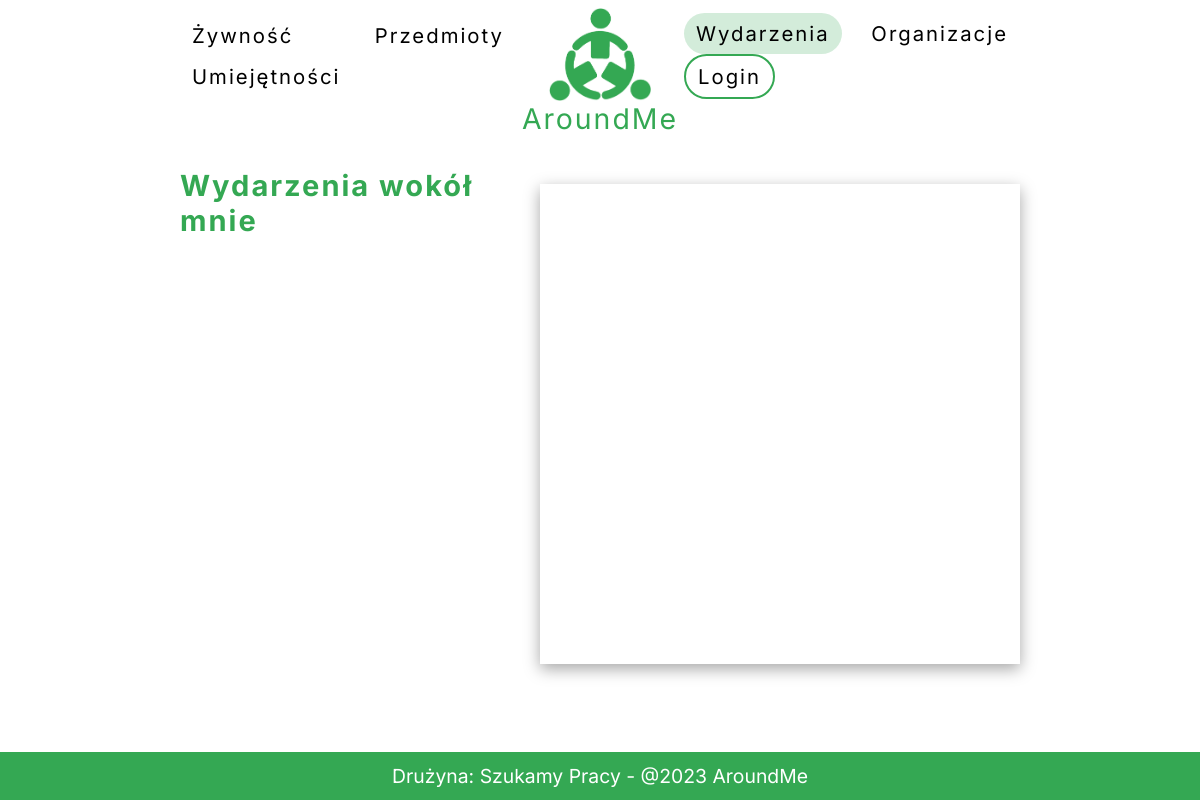
Page /events/ on the earlier database version.
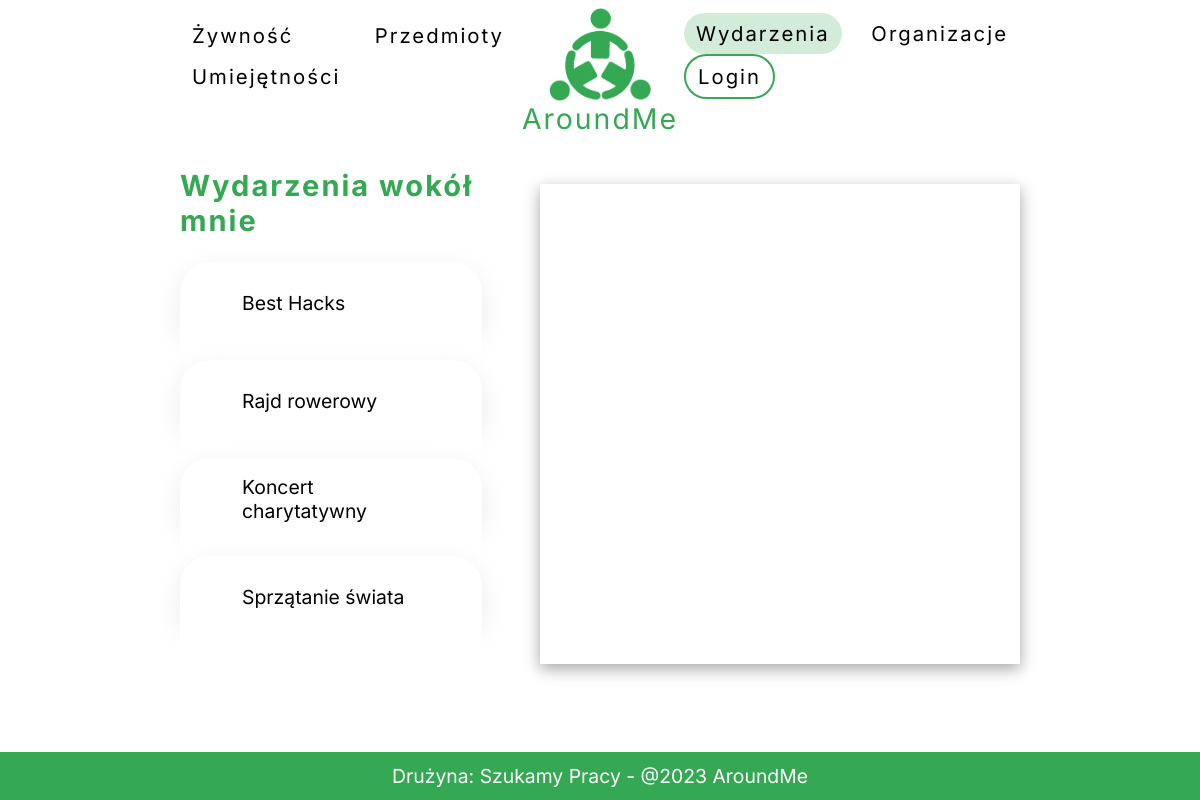
Same page on the later database version.
### backend/models.py (models this page shows)
class Event(models.Model):
    event_id = models.BigAutoField(primary_key=True)
    creator_id = models.ManyToManyField(Organization, blank=True)
    event_name = models.CharField(max_length=100, blank=True)
    event_description = models.CharField(max_length=500, blank=True)
    event_date = models.DateTimeField()
    event_location = models.CharField(max_length=100, blank=True)
    type_of_event = models.CharField(max_length=30, choices=TITLE_CHOICES, blank=True, null=True)
    main_image = models.ImageField(upload_to='documents/')
    created_at = models.DateTimeField(auto_now_add=True)
    link_do_miejsca_wydarzenia =  models.URLField(max_length = 200, blank=True, null=True)
    x_miejsca = models.FloatField(null=True, blank=True)
    y_miejsca = models.FloatField(null=True, blank=True)

### backend/views.py (the view)
# urls.py: path('events/', events, name='events'),
def events(request):
    events = Event.objects.all()
    template = loader.get_template("frontend/events.html")
    context = {
        "events": events,
    }
    return HttpResponse(template.render(context, request))

### frontend/templates/frontend/events.html (shortened to what this page needs)
{% extends 'frontend/base.html' %}
{% block events %}
active
{% endblock %}
{% block content %}
<div id="share-container" class="eventscon">
<div id="lista-wydarze-container">
    <h2>Wydarzenia wokół mnie</h2>
    {% for event in events %}
    <div id="lista{{event.event_name}}" class="lista-wydarze-item">
        <div class="list_event_name">{{ event.event_name }}</div>
    </div>
    <div class="inside" id="inside{{event.event_name}}">
        <br>
        <br>
    </div>
    {% endfor %}
</div>
<div id='map'></div>
</div>
{% endblock content %}

Differences in the rows shown:
added Event: event_name "Best Hacks"
added Event: event_name "Rajd rowerowy"
added Event: event_name "Koncert charytatywny"
added Event: event_name "Sprzątanie świata"
